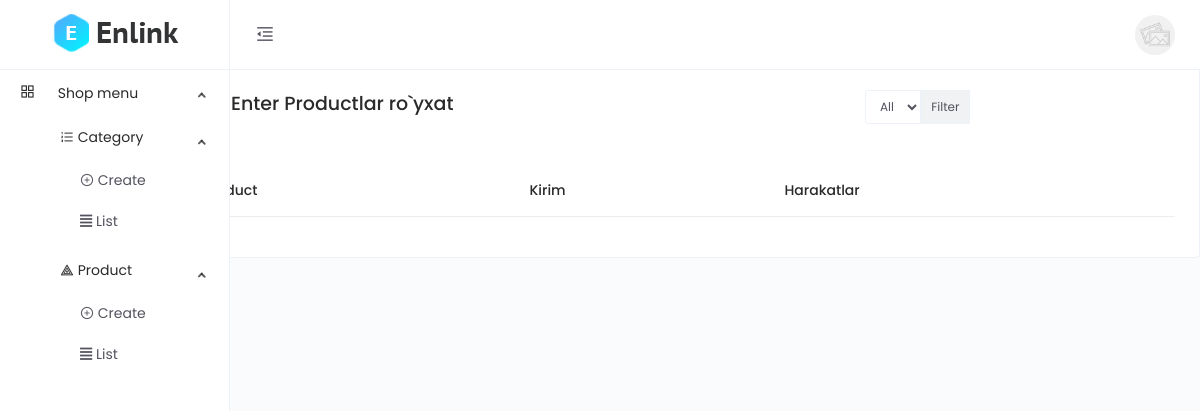
/dashboard/detail-product-enter/usDHV3z8vm4klCf/ (signed in), run on an earlier commit of the app's database.
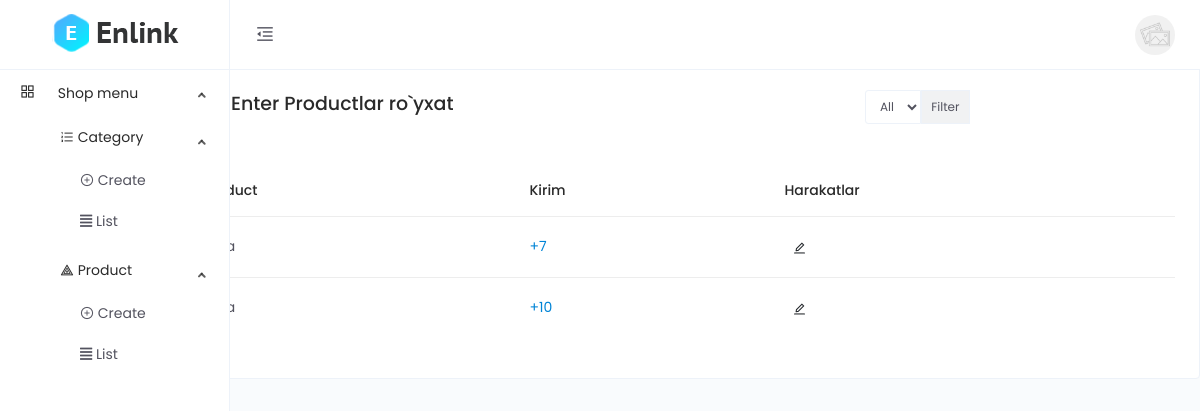
And on a later commit of the database.
### main/models.py (models this page shows, shortened)
class CodeGenerate(models.Model):
    code = models.CharField(max_length=255, blank=True,unique=True)
    class Meta:
        abstract = True

class EnterProduct(CodeGenerate):
    product = models.ForeignKey(Product,on_delete=models.SET_NULL,null=True)
    quantity = models.IntegerField()
    date = models.DateTimeField(auto_now_add=True)

### main/funcs.py (the view)
    def wrapper(request, *args, **kwargs):
        if request.user.is_staff:
            result = func(request, *args, **kwargs)
        else:
            return redirect('front:index')
        return result

### main/dashboard/views.py (called while the page is built)
@staff_required
def detail_product_enter(request,code):
    queryset = models.EnterProduct.objects.filter(product__code=code)
    context = {'queryset':queryset}
    return render(request, 'dashboard/enter_product/detail.html', context)

### main/funcs.py (called while the page is built)
def staff_required(func):
    def wrapper(request, *args, **kwargs):
        if request.user.is_staff:
            result = func(request, *args, **kwargs)
        else:
            return redirect('front:index')
        return result
    return wrapper

### templates/dashboard/enter_product/detail.html (shortened to what this page needs)
{% extends 'dashboard/base.html' %}
{% block content %}
<div class="main-content">
    <div class="page-header">
        <h2 class="header-title">SHOP</h2>
        <div class="header-sub-title">
            <nav class="breadcrumb breadcrumb-dash">
                <a href="#" class="breadcrumb-item">Dashboard</a>
                <a class="breadcrumb-item" href="#">Enter_Product</a>
                <span class="breadcrumb-item active">List</span>
            </nav>
        </div>
    </div>
    <div class="card">
        <div class="card-body">
            <div class="d-flex justify-content-around">
            <h4>Enter Productlar ro`yxat</h4>
            <div>
                <form class="input-group input-group-sm mb-3">
                    <select name="category_code" class="form-control">
                        <option value="0">All</option>
                    </select>
                    <div class="input-group-prepend">
                        <button class="input-group-text" id="inputGroup-sizing-sm" type="submit">Filter</button>
                    </div>
                </form>
            </div>
            </div>
            <div class="m-t-25">
                <div class="table-responsive">
                    <table class="table">
                        <thead>
                            <tr>
                                <th scope="col">#</th>
                                <th scope="col">Product</th>
                                <th scope="col">Kirim</th>
                                <th scope="col">Harakatlar</th>
                            </tr>
                        </thead>
                        <tbody>
                            {% for q in queryset %}
                            <tr>
                                <th scope="row">{{forloop.counter}}</th>
                                <td>{{q.product.name}}</td>
                                <td style="color: rgb(0, 132, 214);">+{{q.quantity}}</td>
                                <td>
                                    <button type="button" class="btn btn-icon btn-hover btn-sm btn-rounded" data-toggle="modal" data-target=".bd-example-modal-sm{{forloop.counter}}">
                                        <i class="anticon anticon-edit"></i>
                                    </button>
                                </td>
                            </tr>
                            {% endfor %}
                        </tbody>
                    </table>
                </div>
            </div>
        </div>
    </div>
</div>
{% endblock %}

What changed in the data, as far as the page shows it:
added EnterProduct: quantity "7"
added EnterProduct: quantity "10"
